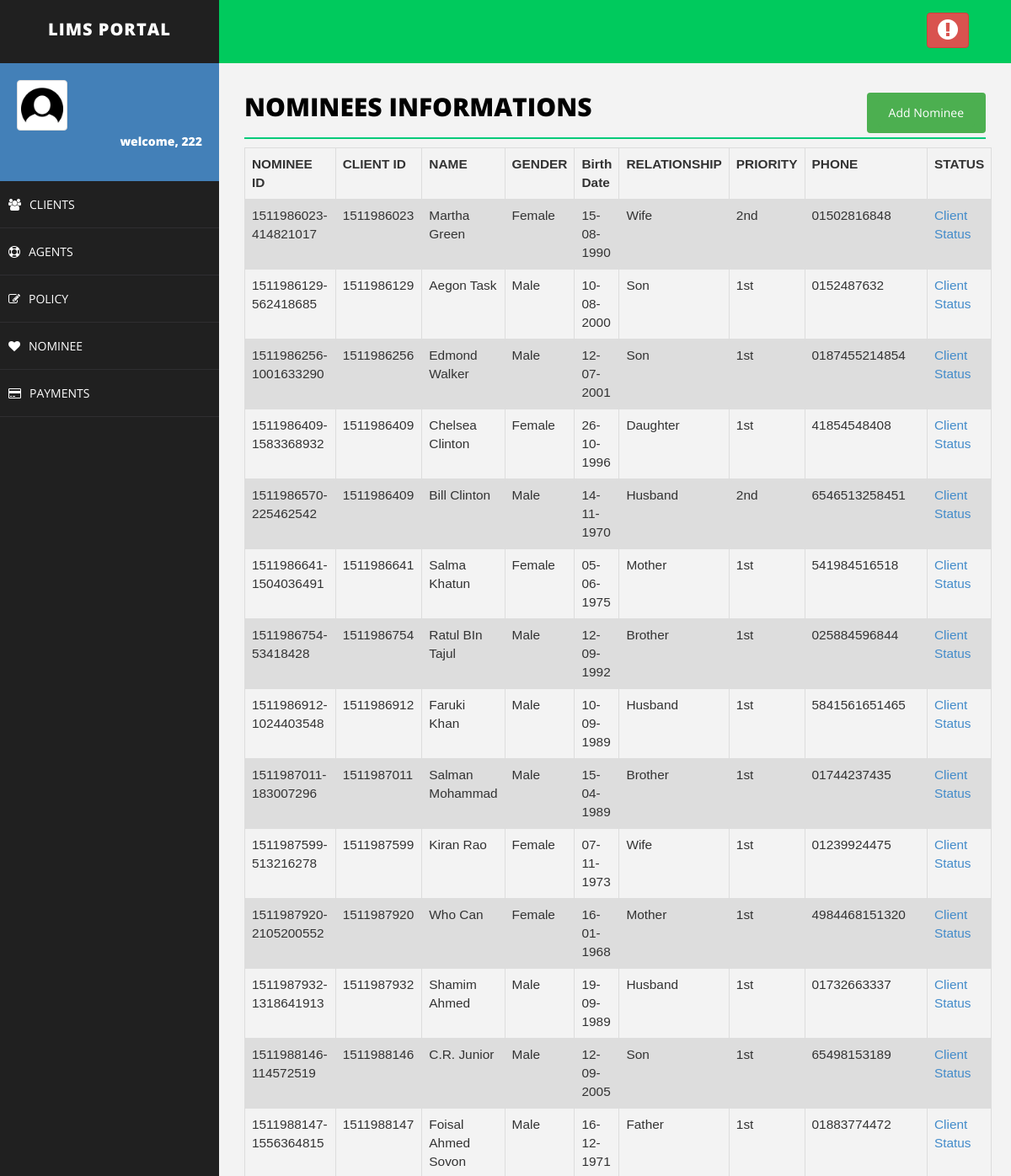
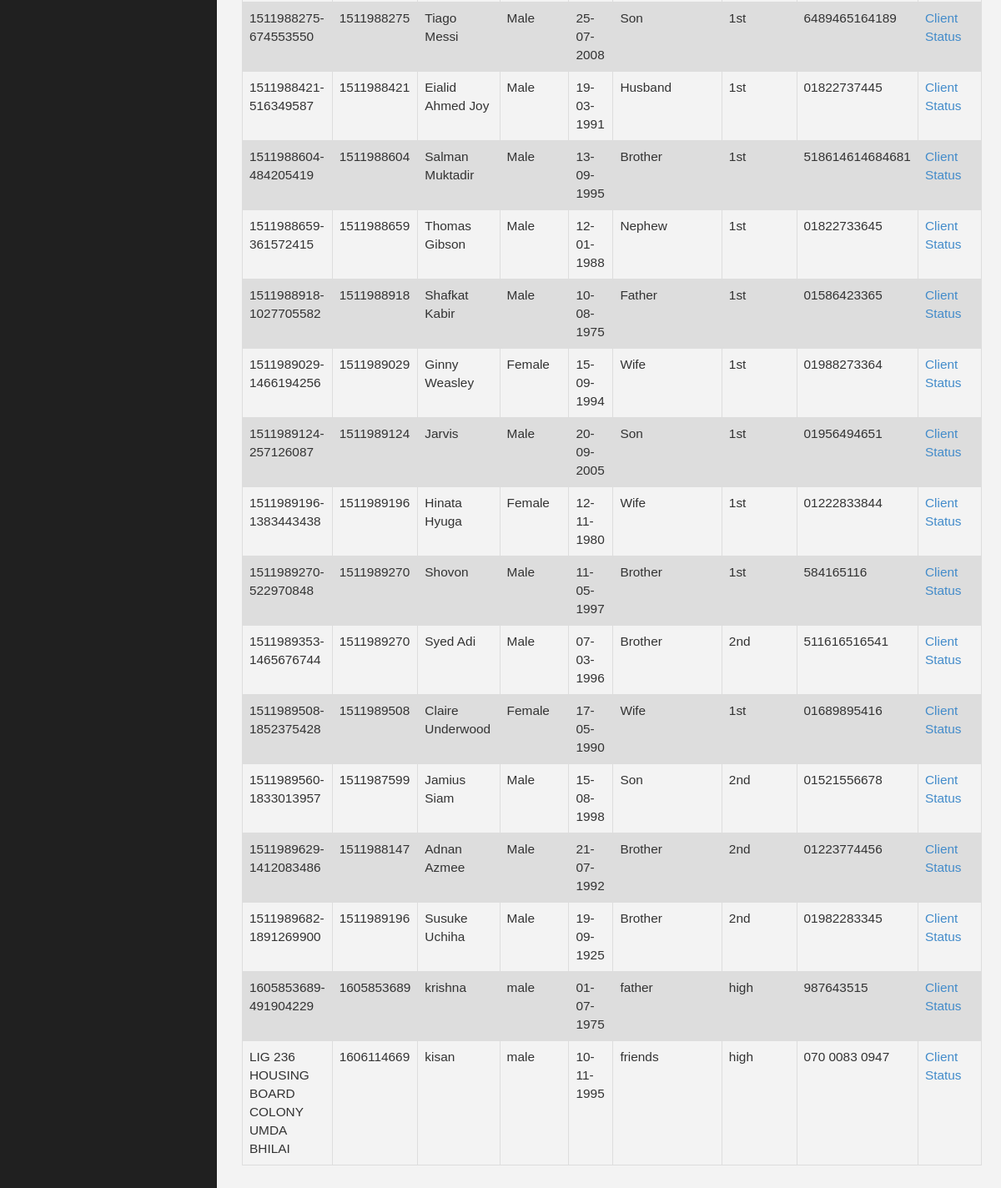
Screenshot of /nominee.php (signed in) with the database file from the repository (2 pictures, top to bottom).
### tables this page shows
CREATE TABLE IF NOT EXISTS `nominee` (
  `nominee_id` varchar(200) NOT NULL,
  `client_id` varchar(100) NOT NULL,
  `name` varchar(50) NOT NULL,
  `sex` varchar(20) NOT NULL,
  `birth_date` varchar(50) NOT NULL,
  `nid` varchar(50) NOT NULL,
  `relationship` varchar(20) NOT NULL,
  `priority` varchar(20) NOT NULL,
  `phone` varchar(50) NOT NULL
);

### nominee.php (the view, shortened to what this page needs)
<!DOCTYPE html>
<html>
<head>
    <link href="assets/css/bootstrap.css" rel="stylesheet" />
    <link href="assets/css/font-awesome.css" rel="stylesheet" />
    <link href="assets/css/basic.css" rel="stylesheet" />
    <link href="assets/css/custom.css" rel="stylesheet" />
</head>
<body>
<?php include 'header.php';
?>
        <div id="page-wrapper">
                <div class="row">
                    <div class="col-md-12">
                        <h1 class="page-head-line">Nominees Informations
						<button class="btn" align="center">
						<a href="addNominee.php" class="btn">Add Nominee</a>
						</button>
						</h1>
                    </div>
                </div>
<?php
include'connection.php';
	$sql = "SELECT * FROM nominee";
	$result = $conn->query($sql);
	echo "<table class=\"table\">\n";
    echo "  <tr>\n";
	echo "    <th>NOMINEE ID</th>\n";
    echo "    <th>CLIENT ID</th>\n";
    echo "    <th>NAME</th>\n";
	echo "    <th>GENDER</th>\n";
    echo "    <th>Birth Date</th>\n";
	echo "    <th>RELATIONSHIP</th>\n";;
    echo "    <th>PRIORITY</th>\n";
    echo "    <th>PHONE</th>\n";;
	echo "    <th>STATUS</th>\n";
    echo "  </tr>";
	if ($result->num_rows > 0) {
	while($row = $result->fetch_assoc()) {
		echo "<tr>\n";
		echo "    <td>".$row["nominee_id"]."</td>\n";
		echo "    <td>".$row["client_id"]."</td>\n";
		echo "    <td>".$row["name"]."</td>\n";
		echo "    <td>".$row["sex"]."</td>\n";
		echo "    <td>".$row["birth_date"]."</td>\n";
		echo "    <td>".$row["relationship"]."</td>\n";
		echo "    <td>".$row["priority"]."</td>\n";
		echo "    <td>".$row["phone"]."</td>\n";
		echo "    <td>"."<a href='clientStatus.php?client_id=".$row["client_id"]. "'>Client Status</a>"."</td>\n";
	}
	echo "</table>\n";
	echo "</body>\n";
	echo "</html>";
	} else {
    echo "0 results";
}
?>
</body>
</html>

### assets/css/basic.css (style rules this page uses)
body { font-family: 'Open Sans', sans-serif; line-height:25px; }
#page-wrapper { padding: 15px 15px; min-height: 600px; background: #F3F3F3; }
.page-head-line { font-size: 30px; text-transform: uppercase; color: #000; font-weight: 800; padding-bottom: 20px; border-bottom: 2px solid #00CA79; margin-bottom: 10px; }
@media (min-width:768px) { #page-wrapper { margin: 0 0 0 260px; padding: 15px 30px; min-height: 1200px; } }

### nominee.php (style rules this page uses)
.btn { background-color: #4CAF50; float: right; color:white; text-decoration:none; }
table { font-family: arial, sans-serif; border-collapse: collapse; width: 100%; margin-left:0%; font-size:110%; }
td, th { border: 1px solid #dddddd; text-align: left; padding: 8px; }
tr:nth-child(even) { background-color: #dddddd; }

### rows the page displays
nominee: nominee_id "1511986023-414821017", client "1511986023", name "Martha Green", sex "Female", birth_date "15-08-1990", relationship "Wife", priority "2nd", phone "01502816848"
nominee: nominee_id "1511986129-562418685", client "1511986129", name "Aegon Task", sex "Male", birth_date "10-08-2000", relationship "Son", priority "1st", phone "0152487632"
nominee: nominee_id "1511986256-1001633290", client "1511986256", name "Edmond Walker", sex "Male", birth_date "12-07-2001", relationship "Son", priority "1st", phone "0187455214854"
nominee: nominee_id "1511986409-1583368932", client "1511986409", name "Chelsea Clinton", sex "Female", birth_date "26-10-1996", relationship "Daughter", priority "1st", phone "41854548408"
nominee: nominee_id "1511986570-225462542", client "1511986409", name "Bill Clinton", sex "Male", birth_date "14-11-1970", relationship "Husband", priority "2nd", phone "6546513258451"
nominee: nominee_id "1511986641-1504036491", client "1511986641", name "Salma Khatun", sex "Female", birth_date "05-06-1975", relationship "Mother", priority "1st", phone "541984516518"
nominee: nominee_id "1511986754-53418428", client "1511986754", name "Ratul BIn Tajul", sex "Male", birth_date "12-09-1992", relationship "Brother", priority "1st", phone "025884596844"
nominee: nominee_id "1511986912-1024403548", client "1511986912", name "Faruki Khan", sex "Male", birth_date "10-09-1989", relationship "Husband", priority "1st", phone "5841561651465"
nominee: nominee_id "1511987011-183007296", client "1511987011", name "Salman Mohammad", sex "Male", birth_date "15-04-1989", relationship "Brother", priority "1st", phone "01744237435"
nominee: nominee_id "1511987599-513216278", client "1511987599", name "Kiran Rao", sex "Female", birth_date "07-11-1973", relationship "Wife", priority "1st", phone "01239924475"
nominee: nominee_id "1511987920-2105200552", client "1511987920", name "Who Can", sex "Female", birth_date "16-01-1968", relationship "Mother", priority "1st", phone "4984468151320"
nominee: nominee_id "1511987932-1318641913", client "1511987932", name "Shamim Ahmed", sex "Male", birth_date "19-09-1989", relationship "Husband", priority "1st", phone "01732663337"
nominee: nominee_id "1511988146-114572519", client "1511988146", name "C.R. Junior", sex "Male", birth_date "12-09-2005", relationship "Son", priority "1st", phone "65498153189"
nominee: nominee_id "1511988147-1556364815", client "1511988147", name "Foisal Ahmed Sovon", sex "Male", birth_date "16-12-1971", relationship "Father", priority "1st", phone "01883774472"
nominee: nominee_id "1511988275-674553550", client "1511988275", name "Tiago Messi", sex "Male", birth_date "25-07-2008", relationship "Son", priority "1st", phone "6489465164189"
nominee: nominee_id "1511988421-516349587", client "1511988421", name "Eialid Ahmed Joy", sex "Male", birth_date "19-03-1991", relationship "Husband", priority "1st", phone "01822737445"
nominee: nominee_id "1511988604-484205419", client "1511988604", name "Salman Muktadir", sex "Male", birth_date "13-09-1995", relationship "Brother", priority "1st", phone "518614614684681"
nominee: nominee_id "1511988659-361572415", client "1511988659", name "Thomas Gibson", sex "Male", birth_date "12-01-1988", relationship "Nephew", priority "1st", phone "01822733645"
nominee: nominee_id "1511988918-1027705582", client "1511988918", name "Shafkat Kabir", sex "Male", birth_date "10-08-1975", relationship "Father", priority "1st", phone "01586423365"
nominee: nominee_id "1511989029-1466194256", client "1511989029", name "Ginny Weasley", sex "Female", birth_date "15-09-1994", relationship "Wife", priority "1st", phone "01988273364"
nominee: nominee_id "1511989124-257126087", client "1511989124", name "Jarvis", sex "Male", birth_date "20-09-2005", relationship "Son", priority "1st", phone "01956494651"
nominee: nominee_id "1511989196-1383443438", client "1511989196", name "Hinata Hyuga", sex "Female", birth_date "12-11-1980", relationship "Wife", priority "1st", phone "01222833844"
nominee: nominee_id "1511989270-522970848", client "1511989270", name "Shovon", sex "Male", birth_date "11-05-1997", relationship "Brother", priority "1st", phone "584165116"
nominee: nominee_id "1511989353-1465676744", client "1511989270", name "Syed Adi", sex "Male", birth_date "07-03-1996", relationship "Brother", priority "2nd", phone "511616516541"
nominee: nominee_id "1511989508-1852375428", client "1511989508", name "Claire Underwood", sex "Female", birth_date "17-05-1990", relationship "Wife", priority "1st", phone "01689895416"
nominee: nominee_id "1511989560-1833013957", client "1511987599", name "Jamius Siam", sex "Male", birth_date "15-08-1998", relationship "Son", priority "2nd", phone "01521556678"
nominee: nominee_id "1511989629-1412083486", client "1511988147", name "Adnan Azmee", sex "Male", birth_date "21-07-1992", relationship "Brother", priority "2nd", phone "01223774456"
nominee: nominee_id "1511989682-1891269900", client "1511989196", name "Susuke Uchiha", sex "Male", birth_date "19-09-1925", relationship "Brother", priority "2nd", phone "01982283345"
nominee: nominee_id "1605853689-491904229", client "1605853689", name "krishna", sex "male", birth_date "01-07-1975", relationship "father", priority "high", phone "987643515"
nominee: nominee_id "LIG 236 HOUSING BOARD COLONY UMDA BHILAI", client "1606114669", name "kisan", sex "male", birth_date "10-11-1995", relationship "friends", priority "high", phone "070 0083 0947"

### other values shown
$_SESSION["username"] "222"
